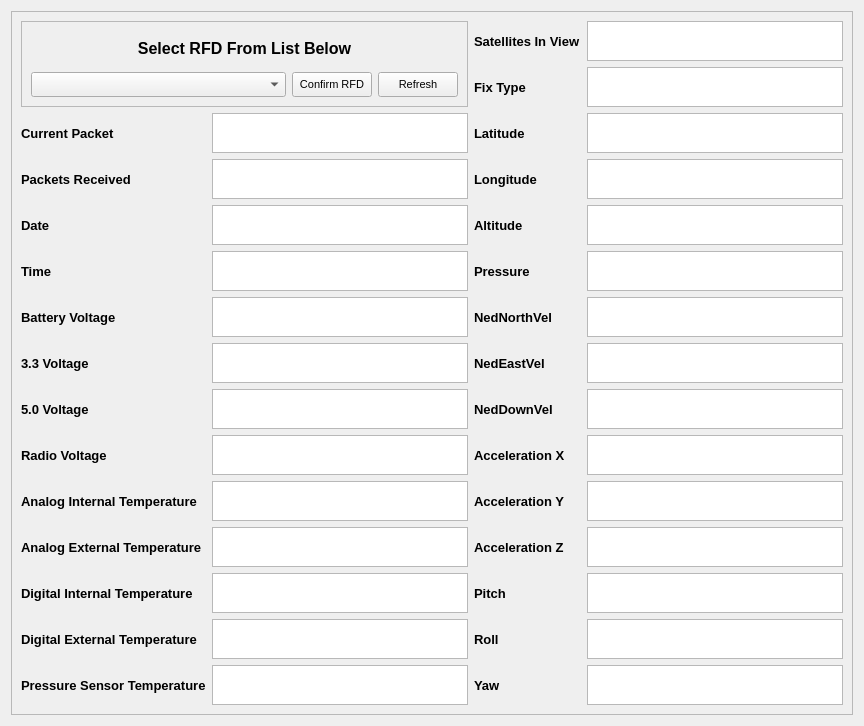
      <widget class="QWidget" name="tab_4">
       <attribute name="title">
        <string>RFD900</string>
       </attribute>
       <layout class="QGridLayout" name="gridLayout_14">
        <item row="0" column="0">
         <widget class="QFrame" name="frame_5">
          <property name="font">
           <font>
            <pointsize>10</pointsize>
            <weight>75</weight>
            <italic>false</italic>
            <bold>true</bold>
           </font>
          </property>
          <property name="frameShape">
           <enum>QFrame::StyledPanel</enum>
          </property>
          <property name="frameShadow">
           <enum>QFrame::Raised</enum>
          </property>
          <layout class="QGridLayout" name="gridLayout_13">
           <item row="0" column="0">
            <layout class="QGridLayout" name="gridLayout_12">
             <item row="2" column="3">
              <widget class="QPlainTextEdit" name="latitudeBox">
               <property name="maximumSize">
                <size>
                 <width>16777215</width>
                 <height>40</height>
                </size>
               </property>
              </widget>
             </item>
             <item row="11" column="3">
              <widget class="QPlainTextEdit" name="accelZBox">
               <property name="maximumSize">
                <size>
                 <width>16777215</width>
                 <height>40</height>
                </size>
               </property>
              </widget>
             </item>
             <item row="2" column="2">
              <widget class="QLabel" name="label_38">
               <property name="text">
                <string>Latitude</string>
               </property>
              </widget>
             </item>
             <item row="7" column="2">
              <widget class="QLabel" name="label_43">
               <property name="text">
                <string>NedEastVel</string>
               </property>
              </widget>
             </item>
             <item row="10" column="2">
              <widget class="QLabel" name="label_46">
               <property name="text">
                <string>Acceleration Y</string>
               </property>
              </widget>
             </item>
             <item row="13" column="3">
              <widget class="QPlainTextEdit" name="rollBox">
               <property name="maximumSize">
                <size>
                 <width>16777215</width>
                 <height>40</height>
                </size>
               </property>
              </widget>
             </item>
             <item row="0" column="3">
              <widget class="QPlainTextEdit" name="satInViewBox">
               <property name="maximumSize">
                <size>
                 <width>16777215</width>
                 <height>40</height>
                </size>
               </property>
              </widget>
             </item>
             <item row="3" column="2">
              <widget class="QLabel" name="label_39">
               <property name="text">
                <string>Longitude</string>
               </property>
              </widget>
             </item>
             <item row="14" column="3">
              <widget class="QPlainTextEdit" name="yawBox">
               <property name="maximumSize">
                <size>
                 <width>16777215</width>
                 <height>40</height>
                </size>
               </property>
              </widget>
             </item>
             <item row="3" column="3">
              <widget class="QPlainTextEdit" name="longitudeBox">
               <property name="maximumSize">
                <size>
                 <width>16777215</width>
                 <height>40</height>
                </size>
               </property>
              </widget>
             </item>
             <item row="11" column="2">
              <widget class="QLabel" name="label_47">
               <property name="text">
                <string>Acceleration Z</string>
               </property>
              </widget>
             </item>
             <item row="4" column="3">
              <widget class="QPlainTextEdit" name="altitudeBox">
               <property name="maximumSize">
                <size>
                 <width>16777215</width>
                 <height>40</height>
                </size>
               </property>
              </widget>
             </item>
             <item row="5" column="3">
              <widget class="QPlainTextEdit" name="pressureBox">
               <property name="maximumSize">
                <size>
                 <width>16777215</width>
                 <height>40</height>
                </size>
               </property>
              </widget>
             </item>
             <item row="10" column="3">
              <widget class="QPlainTextEdit" name="accelYBox">
               <property name="maximumSize">
                <size>
                 <width>16777215</width>
                 <height>40</height>
                </size>
               </property>
              </widget>
             </item>
             <item row="9" column="3">
              <widget class="QPlainTextEdit" name="accelXBox">
               <property name="maximumSize">
                <size>
                 <width>16777215</width>
                 <height>40</height>
                </size>
               </property>
              </widget>
             </item>
             <item row="5" column="2">
              <widget class="QLabel" name="label_41">
               <property name="text">
                <string>Pressure</string>
               </property>
              </widget>
             </item>
             <item row="13" column="2">
              <widget class="QLabel" name="label_49">
               <property name="text">
                <string>Roll</string>
               </property>
              </widget>
             </item>
             <item row="1" column="2">
              <widget class="QLabel" name="label_37">
               <property name="text">
                <string>Fix Type</string>
               </property>
              </widget>
             </item>
             <item row="14" column="2">
              <widget class="QLabel" name="label_50">
               <property name="text">
                <string>Yaw</string>
               </property>
              </widget>
             </item>
             <item row="7" column="3">
              <widget class="QPlainTextEdit" name="nedEastVel">
               <property name="maximumSize">
                <size>
                 <width>16777215</width>
                 <height>40</height>
                </size>
               </property>
              </widget>
             </item>
             <item row="1" column="3">
              <widget class="QPlainTextEdit" name="fixTypeBox">
               <property name="maximumSize">
                <size>
                 <width>16777215</width>
                 <height>40</height>
                </size>
               </property>
              </widget>
             </item>
             <item row="6" column="2">
              <widget class="QLabel" name="label_42">
               <property name="text">
                <string>NedNorthVel</string>
               </property>
              </widget>
             </item>
             <item row="6" column="3">
              <widget class="QPlainTextEdit" name="nedNorthVelBox">
               <property name="maximumSize">
                <size>
                 <width>16777215</width>
                 <height>40</height>
                </size>
               </property>
              </widget>
             </item>
             <item row="12" column="2">
              <widget class="QLabel" name="label_48">
               <property name="text">
                <string>Pitch</string>
               </property>
              </widget>
             </item>
             <item row="9" column="2">
              <widget class="QLabel" name="label_45">
               <property name="text">
                <string>Acceleration X</string>
               </property>
              </widget>
             </item>
             <item row="0" column="2">
              <widget class="QLabel" name="label_36">
               <property name="text">
                <string>Satellites In View</string>
               </property>
              </widget>
             </item>
             <item row="8" column="3">
              <widget class="QPlainTextEdit" name="nedDownVel">
               <property name="maximumSize">
                <size>
                 <width>16777215</width>
                 <height>40</height>
                </size>
               </property>
              </widget>
             </item>
             <item row="8" column="2">
              <widget class="QLabel" name="label_44">
               <property name="text">
                <string>NedDownVel</string>
               </property>
              </widget>
             </item>
             <item row="4" column="2">
              <widget class="QLabel" name="label_40">
               <property name="text">
                <string>Altitude</string>
               </property>
              </widget>
             </item>
             <item row="12" column="3">
              <widget class="QPlainTextEdit" name="pitchBox">
               <property name="maximumSize">
                <size>
                 <width>16777215</width>
                 <height>40</height>
                </size>
               </property>
              </widget>
             </item>
             <item row="0" column="0" rowspan="2" colspan="2">
              <widget class="QFrame" name="frame_4">
               <property name="minimumSize">
                <size>
                 <width>0</width>
                 <height>60</height>
                </size>
               </property>
               <property name="font">
                <font>
                 <pointsize>8</pointsize>
                 <weight>50</weight>
                 <italic>false</italic>
                 <bold>false</bold>
                </font>
               </property>
               <property name="frameShape">
                <enum>QFrame::StyledPanel</enum>
               </property>
               <property name="frameShadow">
                <enum>QFrame::Raised</enum>
               </property>
               <layout class="QGridLayout" name="gridLayout_9" columnstretch="1,0,0">
                <item row="1" column="2">
                 <widget class="QPushButton" name="RefreshRFDCOM">
                  <property name="minimumSize">
                   <size>
                    <width>0</width>
                    <height>25</height>
                   </size>
                  </property>
                  <property name="text">
                   <string>Refresh</string>
                  </property>
                 </widget>
                </item>
                <item row="1" column="1">
                 <widget class="QPushButton" name="RFDConnectButton">
                  <property name="minimumSize">
                   <size>
                    <width>0</width>
                    <height>25</height>
                   </size>
                  </property>
                  <property name="text">
                   <string>Confirm RFD</string>
                  </property>
                 </widget>
                </item>
                <item row="0" column="0" colspan="3">
                 <widget class="QLabel" name="label_20">
                  <property name="font">
                   <font>
                    <pointsize>12</pointsize>
                    <weight>75</weight>
                    <italic>false</italic>
                    <bold>true</bold>
                   </font>
                  </property>
                  <property name="text">
                   <string>Select RFD From List Below</string>
                  </property>
                  <property name="alignment">
                   <set>Qt::AlignCenter</set>
                  </property>
                 </widget>
                </item>
                <item row="1" column="0">
                 <widget class="QComboBox" name="RFDComboBox">
                  <property name="minimumSize">
                   <size>
                    <width>0</width>
                    <height>25</height>
                   </size>
                  </property>
                 </widget>
                </item>
               </layout>
              </widget>
             </item>
             <item row="2" column="0">
              <widget class="QLabel" name="label_21">
               <property name="font">
                <font>
                 <pointsize>10</pointsize>
                 <weight>75</weight>
                 <italic>false</italic>
                 <bold>true</bold>
                </font>
               </property>
               <property name="text">
                <string>Current Packet</string>
               </property>
              </widget>
             </item>
             <item row="3" column="0">
              <widget class="QLabel" name="label_22">
               <property name="text">
                <string>Packets Received</string>
               </property>
              </widget>
             </item>
             <item row="4" column="0">
              <widget class="QLabel" name="label_23">
               <property name="text">
                <string>Date</string>
               </property>
              </widget>
             </item>
             <item row="5" column="0">
              <widget class="QLabel" name="label_24">
               <property name="text">
                <string>Time</string>
               </property>
              </widget>
             </item>
             <item row="6" column="0">
              <widget class="QLabel" name="label_25">
               <property name="text">
                <string>Battery Voltage</string>
               </property>
              </widget>
             </item>
             <item row="7" column="0">
              <widget class="QLabel" name="label_26">
               <property name="text">
                <string>3.3 Voltage</string>
               </property>
              </widget>
             </item>
             <item row="8" column="0">
              <widget class="QLabel" name="label_28">
               <property name="text">
                <string>5.0 Voltage</string>
               </property>
              </widget>
             </item>
             <item row="9" column="0">
              <widget class="QLabel" name="label_29">
               <property name="text">
                <string>Radio Voltage</string>
               </property>
              </widget>
             </item>
             <item row="10" column="0">
              <widget class="QLabel" name="label_30">
               <property name="text">
                <string>Analog Internal Temperature</string>
               </property>
              </widget>
             </item>
             <item row="11" column="0">
              <widget class="QLabel" name="label_33">
               <property name="text">
                <string>Analog External Temperature</string>
               </property>
              </widget>
             </item>
             <item row="12" column="0">
              <widget class="QLabel" name="label_34">
               <property name="text">
                <string>Digital Internal Temperature</string>
               </property>
              </widget>
             </item>
             <item row="13" column="0">
              <widget class="QLabel" name="label_35">
               <property name="text">
                <string>Digital External Temperature</string>
               </property>
              </widget>
             </item>
             <item row="2" column="1">
              <widget class="QPlainTextEdit" name="currentPacketBox">
               <property name="maximumSize">
                <size>
                 <width>16777215</width>
                 <height>40</height>
                </size>
               </property>
              </widget>
             </item>
             <item row="3" column="1">
              <widget class="QPlainTextEdit" name="packetsReceivedBox">
               <property name="maximumSize">
                <size>
                 <width>16777215</width>
                 <height>40</height>
                </size>
               </property>
              </widget>
             </item>
             <item row="4" column="1">
              <widget class="QPlainTextEdit" name="dateBox">
               <property name="maximumSize">
                <size>
                 <width>16777215</width>
                 <height>40</height>
                </size>
               </property>
              </widget>
             </item>
             <item row="5" column="1">
              <widget class="QPlainTextEdit" name="timeBox">
               <property name="maximumSize">
                <size>
                 <width>16777215</width>
                 <height>40</height>
                </size>
               </property>
              </widget>
             </item>
             <item row="6" column="1">
              <widget class="QPlainTextEdit" name="batteryVoltageBox">
               <property name="maximumSize">
                <size>
                 <width>16777215</width>
                 <height>40</height>
                </size>
               </property>
              </widget>
             </item>
             <item row="7" column="1">
              <widget class="QPlainTextEdit" name="voltage3v3Box">
               <property name="maximumSize">
                <size>
                 <width>16777215</width>
                 <height>40</height>
                </size>
               </property>
              </widget>
             </item>
             <item row="8" column="1">
              <widget class="QPlainTextEdit" name="voltage5vBox">
               <property name="maximumSize">
                <size>
                 <width>16777215</width>
                 <height>40</height>
                </size>
               </property>
              </widget>
             </item>
             <item row="9" column="1">
              <widget class="QPlainTextEdit" name="radioVoltageBox">
               <property name="maximumSize">
                <size>
                 <width>16777215</width>
                 <height>40</height>
                </size>
               </property>
              </widget>
             </item>
             <item row="10" column="1">
              <widget class="QPlainTextEdit" name="analogInternalTempBox">
               <property name="maximumSize">
                <size>
                 <width>16777215</width>
                 <height>40</height>
                </size>
               </property>
              </widget>
             </item>
             <item row="11" column="1">
              <widget class="QPlainTextEdit" name="analogExternalTempBox">
               <property name="maximumSize">
                <size>
                 <width>16777215</width>
                 <height>40</height>
                </size>
               </property>
              </widget>
             </item>
             <item row="12" column="1">
              <widget class="QPlainTextEdit" name="digitalInternalTempBox">
               <property name="maximumSize">
                <size>
                 <width>16777215</width>
                 <height>40</height>
                </size>
               </property>
              </widget>
             </item>
             <item row="13" column="1">
              <widget class="QPlainTextEdit" name="digitalExternalTempBox">
               <property name="maximumSize">
                <size>
                 <width>16777215</width>
                 <height>40</height>
                </size>
               </property>
              </widget>
             </item>
             <item row="14" column="0">
              <widget class="QLabel" name="label_51">
               <property name="text">
                <string>Pressure Sensor Temperature</string>
               </property>
              </widget>
             </item>
             <item row="14" column="1">
              <widget class="QPlainTextEdit" name="pressureSensorTempBox">
               <property name="maximumSize">
                <size>
                 <width>16777215</width>
                 <height>40</height>
                </size>
               </property>
              </widget>
             </item>
            </layout>
           </item>
          </layout>
         </widget>
        </item>
       </layout>
      </widget>
